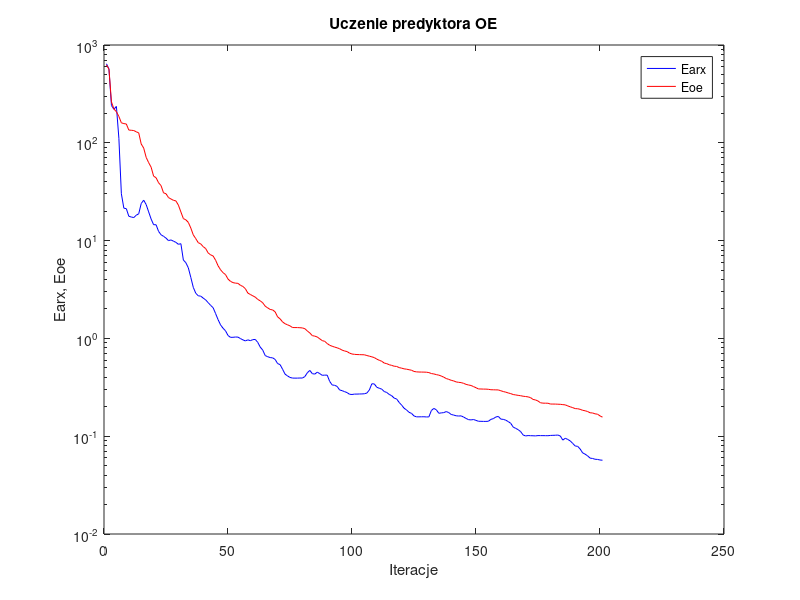
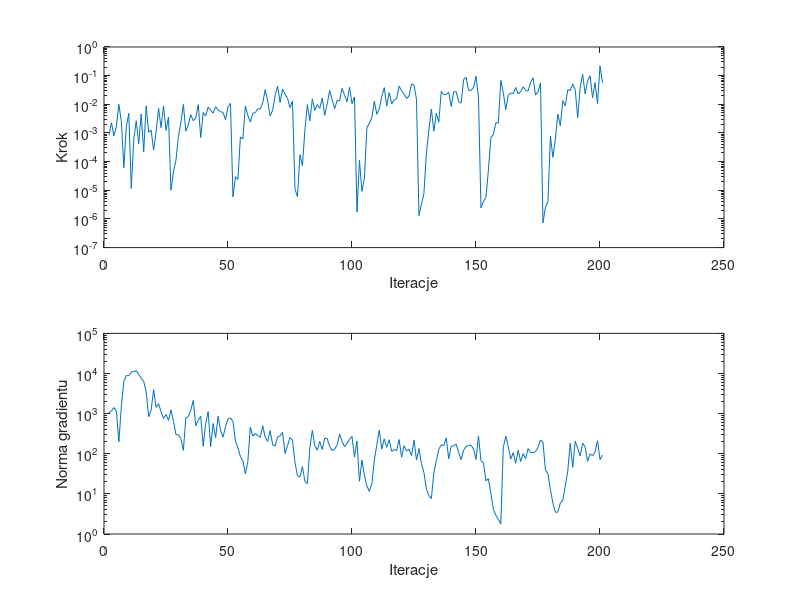

Reproduce these figures in MATLAB, in order.
%uczenie predyktora oe
clear all;
n=0; farx(n+1)=6.428821e+002; foe(n+1)=6.254046e+002; wspucz(n+1)=0.000000e+000; ng(n+1)=0.000000e+000;
%odnowa zmiennej metryki
n=1; farx(n+1)=5.672188e+002; foe(n+1)=5.660204e+002; krok(n+1)=8.258271e-004; ng(n+1)=1.032034e+003;
n=2; farx(n+1)=2.408310e+002; foe(n+1)=2.620794e+002; krok(n+1)=2.281831e-003; ng(n+1)=1.171734e+003;
n=3; farx(n+1)=2.203233e+002; foe(n+1)=2.217800e+002; krok(n+1)=7.941269e-004; ng(n+1)=1.414873e+003;
n=4; farx(n+1)=2.354397e+002; foe(n+1)=2.078855e+002; krok(n+1)=1.682049e-003; ng(n+1)=1.146570e+003;
n=5; farx(n+1)=1.110199e+002; foe(n+1)=1.859051e+002; krok(n+1)=9.949946e-003; ng(n+1)=1.980783e+002;
n=6; farx(n+1)=3.013048e+001; foe(n+1)=1.601035e+002; krok(n+1)=2.499424e-003; ng(n+1)=1.558845e+003;
n=7; farx(n+1)=2.145976e+001; foe(n+1)=1.571903e+002; krok(n+1)=6.125580e-005; ng(n+1)=6.421827e+003;
n=8; farx(n+1)=2.120493e+001; foe(n+1)=1.557486e+002; krok(n+1)=1.674853e-003; ng(n+1)=8.940195e+003;
n=9; farx(n+1)=1.774151e+001; foe(n+1)=1.350399e+002; krok(n+1)=4.830641e-003; ng(n+1)=8.746923e+003;
n=10; farx(n+1)=1.742700e+001; foe(n+1)=1.342945e+002; krok(n+1)=1.155324e-005; ng(n+1)=1.099504e+004;
n=11; farx(n+1)=1.720254e+001; foe(n+1)=1.334709e+002; krok(n+1)=6.100243e-004; ng(n+1)=1.108734e+004;
n=12; farx(n+1)=1.817859e+001; foe(n+1)=1.295852e+002; krok(n+1)=2.678603e-003; ng(n+1)=1.180006e+004;
n=13; farx(n+1)=1.880816e+001; foe(n+1)=1.263502e+002; krok(n+1)=4.228014e-004; ng(n+1)=9.434475e+003;
n=14; farx(n+1)=2.392806e+001; foe(n+1)=9.730634e+001; krok(n+1)=4.563662e-003; ng(n+1)=7.649181e+003;
n=15; farx(n+1)=2.591720e+001; foe(n+1)=8.836664e+001; krok(n+1)=2.197532e-004; ng(n+1)=6.407875e+003;
n=16; farx(n+1)=2.336485e+001; foe(n+1)=7.097575e+001; krok(n+1)=8.799720e-003; ng(n+1)=3.488282e+003;
n=17; farx(n+1)=1.967706e+001; foe(n+1)=6.268262e+001; krok(n+1)=1.060430e-003; ng(n+1)=8.426885e+002;
n=18; farx(n+1)=1.661753e+001; foe(n+1)=5.633284e+001; krok(n+1)=1.250908e-003; ng(n+1)=1.212677e+003;
n=19; farx(n+1)=1.453950e+001; foe(n+1)=4.564179e+001; krok(n+1)=2.523842e-004; ng(n+1)=3.974336e+003;
n=20; farx(n+1)=1.452931e+001; foe(n+1)=4.391687e+001; krok(n+1)=1.072459e-003; ng(n+1)=1.429990e+003;
n=21; farx(n+1)=1.242514e+001; foe(n+1)=3.905427e+001; krok(n+1)=7.251821e-003; ng(n+1)=1.777464e+003;
n=22; farx(n+1)=1.147640e+001; foe(n+1)=3.651227e+001; krok(n+1)=1.532691e-003; ng(n+1)=1.121908e+003;
n=23; farx(n+1)=1.106834e+001; foe(n+1)=3.080508e+001; krok(n+1)=8.705227e-003; ng(n+1)=7.550225e+002;
n=24; farx(n+1)=1.060300e+001; foe(n+1)=3.014776e+001; krok(n+1)=1.228039e-003; ng(n+1)=9.524261e+002;
n=25; farx(n+1)=9.996530e+000; foe(n+1)=2.755417e+001; krok(n+1)=3.595838e-003; ng(n+1)=6.830232e+002;
%odnowa zmiennej metryki
n=26; farx(n+1)=1.016522e+001; foe(n+1)=2.664032e+001; krok(n+1)=1.009346e-005; ng(n+1)=1.244446e+003;
n=27; farx(n+1)=9.871977e+000; foe(n+1)=2.582384e+001; krok(n+1)=4.508384e-005; ng(n+1)=6.515718e+002;
n=28; farx(n+1)=9.592320e+000; foe(n+1)=2.545053e+001; krok(n+1)=1.089251e-004; ng(n+1)=3.017495e+002;
n=29; farx(n+1)=9.164595e+000; foe(n+1)=2.303553e+001; krok(n+1)=7.405976e-004; ng(n+1)=2.948832e+002;
n=30; farx(n+1)=9.299252e+000; foe(n+1)=1.963839e+001; krok(n+1)=2.343845e-003; ng(n+1)=2.415417e+002;
n=31; farx(n+1)=6.330554e+000; foe(n+1)=1.679050e+001; krok(n+1)=9.914684e-003; ng(n+1)=1.211761e+002;
n=32; farx(n+1)=5.945377e+000; foe(n+1)=1.632064e+001; krok(n+1)=1.160015e-003; ng(n+1)=7.899007e+002;
n=33; farx(n+1)=5.271628e+000; foe(n+1)=1.535453e+001; krok(n+1)=1.953941e-003; ng(n+1)=8.436719e+002;
n=34; farx(n+1)=4.206851e+000; foe(n+1)=1.344616e+001; krok(n+1)=4.324280e-003; ng(n+1)=1.223413e+003;
n=35; farx(n+1)=3.326830e+000; foe(n+1)=1.144390e+001; krok(n+1)=2.660052e-003; ng(n+1)=2.137948e+003;
n=36; farx(n+1)=2.896897e+000; foe(n+1)=1.047437e+001; krok(n+1)=3.363630e-003; ng(n+1)=4.978606e+002;
n=37; farx(n+1)=2.726376e+000; foe(n+1)=9.529325e+000; krok(n+1)=9.785155e-003; ng(n+1)=6.889578e+002;
n=38; farx(n+1)=2.705987e+000; foe(n+1)=9.253402e+000; krok(n+1)=6.935224e-004; ng(n+1)=8.640755e+002;
n=39; farx(n+1)=2.582996e+000; foe(n+1)=8.674041e+000; krok(n+1)=5.242823e-003; ng(n+1)=1.541928e+002;
n=40; farx(n+1)=2.475918e+000; foe(n+1)=8.288722e+000; krok(n+1)=3.937497e-003; ng(n+1)=5.745540e+002;
n=41; farx(n+1)=2.320930e+000; foe(n+1)=7.476243e+000; krok(n+1)=7.931784e-003; ng(n+1)=1.122797e+003;
n=42; farx(n+1)=2.176540e+000; foe(n+1)=7.150209e+000; krok(n+1)=6.271232e-003; ng(n+1)=1.504489e+002;
n=43; farx(n+1)=2.059552e+000; foe(n+1)=6.961683e+000; krok(n+1)=4.916421e-003; ng(n+1)=5.667056e+002;
n=44; farx(n+1)=1.793141e+000; foe(n+1)=6.300051e+000; krok(n+1)=8.309325e-003; ng(n+1)=2.535167e+002;
n=45; farx(n+1)=1.555133e+000; foe(n+1)=5.528780e+000; krok(n+1)=6.374691e-003; ng(n+1)=8.572289e+002;
n=46; farx(n+1)=1.374639e+000; foe(n+1)=5.031891e+000; krok(n+1)=5.548179e-003; ng(n+1)=3.816205e+002;
n=47; farx(n+1)=1.269969e+000; foe(n+1)=4.700437e+000; krok(n+1)=5.214527e-003; ng(n+1)=2.586726e+002;
n=48; farx(n+1)=1.196171e+000; foe(n+1)=4.490496e+000; krok(n+1)=2.883948e-003; ng(n+1)=4.805078e+002;
n=49; farx(n+1)=1.071132e+000; foe(n+1)=4.044341e+000; krok(n+1)=8.166461e-003; ng(n+1)=7.390807e+002;
n=50; farx(n+1)=1.025091e+000; foe(n+1)=3.833218e+000; krok(n+1)=1.071180e-002; ng(n+1)=7.837890e+002;
%odnowa zmiennej metryki
n=51; farx(n+1)=1.026416e+000; foe(n+1)=3.718836e+000; krok(n+1)=5.876381e-006; ng(n+1)=6.401353e+002;
n=52; farx(n+1)=1.033138e+000; foe(n+1)=3.674051e+000; krok(n+1)=2.981309e-005; ng(n+1)=2.082286e+002;
n=53; farx(n+1)=1.031281e+000; foe(n+1)=3.655877e+000; krok(n+1)=2.394830e-005; ng(n+1)=1.409430e+002;
n=54; farx(n+1)=9.967951e-001; foe(n+1)=3.492597e+000; krok(n+1)=7.273797e-004; ng(n+1)=8.499247e+001;
n=55; farx(n+1)=9.665460e-001; foe(n+1)=3.396500e+000; krok(n+1)=6.254538e-004; ng(n+1)=6.685712e+001;
n=56; farx(n+1)=9.427937e-001; foe(n+1)=3.224346e+000; krok(n+1)=8.674162e-003; ng(n+1)=3.159598e+001;
n=57; farx(n+1)=9.662355e-001; foe(n+1)=2.906275e+000; krok(n+1)=4.126056e-003; ng(n+1)=6.324982e+001;
n=58; farx(n+1)=9.481030e-001; foe(n+1)=2.813764e+000; krok(n+1)=2.403018e-003; ng(n+1)=4.595693e+002;
n=59; farx(n+1)=9.711494e-001; foe(n+1)=2.724938e+000; krok(n+1)=4.912155e-003; ng(n+1)=2.761061e+002;
n=60; farx(n+1)=9.762627e-001; foe(n+1)=2.642565e+000; krok(n+1)=5.097234e-003; ng(n+1)=3.153901e+002;
n=61; farx(n+1)=9.104699e-001; foe(n+1)=2.503789e+000; krok(n+1)=6.947618e-003; ng(n+1)=2.880101e+002;
n=62; farx(n+1)=8.148669e-001; foe(n+1)=2.420936e+000; krok(n+1)=6.819101e-003; ng(n+1)=2.560487e+002;
n=63; farx(n+1)=7.596562e-001; foe(n+1)=2.313561e+000; krok(n+1)=1.121665e-002; ng(n+1)=4.990273e+002;
n=64; farx(n+1)=6.676389e-001; foe(n+1)=2.135437e+000; krok(n+1)=3.262119e-002; ng(n+1)=2.564651e+002;
n=65; farx(n+1)=6.500728e-001; foe(n+1)=2.051786e+000; krok(n+1)=1.301252e-002; ng(n+1)=2.028113e+002;
n=66; farx(n+1)=6.367515e-001; foe(n+1)=1.977787e+000; krok(n+1)=3.907882e-003; ng(n+1)=3.785484e+002;
n=67; farx(n+1)=6.325789e-001; foe(n+1)=1.955118e+000; krok(n+1)=6.192369e-003; ng(n+1)=1.669435e+002;
n=68; farx(n+1)=6.098924e-001; foe(n+1)=1.869729e+000; krok(n+1)=2.025137e-002; ng(n+1)=1.561441e+002;
n=69; farx(n+1)=5.529504e-001; foe(n+1)=1.660526e+000; krok(n+1)=4.312599e-002; ng(n+1)=2.636565e+002;
n=70; farx(n+1)=5.395401e-001; foe(n+1)=1.584848e+000; krok(n+1)=1.153579e-002; ng(n+1)=2.799902e+002;
n=71; farx(n+1)=4.840414e-001; foe(n+1)=1.473963e+000; krok(n+1)=3.406610e-002; ng(n+1)=3.413554e+002;
n=72; farx(n+1)=4.314589e-001; foe(n+1)=1.413311e+000; krok(n+1)=2.272397e-002; ng(n+1)=1.015256e+002;
n=73; farx(n+1)=4.133834e-001; foe(n+1)=1.377076e+000; krok(n+1)=1.622219e-002; ng(n+1)=1.587783e+002;
n=74; farx(n+1)=3.989139e-001; foe(n+1)=1.343845e+000; krok(n+1)=7.626318e-003; ng(n+1)=2.534355e+002;
n=75; farx(n+1)=3.930107e-001; foe(n+1)=1.291819e+000; krok(n+1)=1.308616e-002; ng(n+1)=2.178835e+002;
%odnowa zmiennej metryki
n=76; farx(n+1)=3.925524e-001; foe(n+1)=1.290342e+000; krok(n+1)=1.103022e-005; ng(n+1)=6.141406e+001;
n=77; farx(n+1)=3.925793e-001; foe(n+1)=1.290147e+000; krok(n+1)=6.043919e-006; ng(n+1)=2.823651e+001;
n=78; farx(n+1)=3.936877e-001; foe(n+1)=1.285856e+000; krok(n+1)=1.736749e-004; ng(n+1)=2.625995e+001;
n=79; farx(n+1)=3.932798e-001; foe(n+1)=1.279710e+000; krok(n+1)=7.303192e-005; ng(n+1)=4.818446e+001;
n=80; farx(n+1)=4.072463e-001; foe(n+1)=1.256839e+000; krok(n+1)=1.238012e-003; ng(n+1)=2.053455e+001;
n=81; farx(n+1)=4.458228e-001; foe(n+1)=1.190499e+000; krok(n+1)=9.785155e-003; ng(n+1)=1.813594e+001;
n=82; farx(n+1)=4.704841e-001; foe(n+1)=1.135734e+000; krok(n+1)=2.647020e-003; ng(n+1)=1.419315e+002;
n=83; farx(n+1)=4.359887e-001; foe(n+1)=1.067470e+000; krok(n+1)=1.547817e-002; ng(n+1)=3.837343e+002;
n=84; farx(n+1)=4.313728e-001; foe(n+1)=1.054748e+000; krok(n+1)=6.130766e-003; ng(n+1)=1.576991e+002;
n=85; farx(n+1)=4.521669e-001; foe(n+1)=1.034008e+000; krok(n+1)=9.787859e-003; ng(n+1)=1.223052e+002;
n=86; farx(n+1)=4.362316e-001; foe(n+1)=9.896300e-001; krok(n+1)=7.251821e-003; ng(n+1)=2.041336e+002;
n=87; farx(n+1)=4.194899e-001; foe(n+1)=9.496599e-001; krok(n+1)=1.650423e-002; ng(n+1)=1.281568e+002;
n=88; farx(n+1)=4.212361e-001; foe(n+1)=9.332164e-001; krok(n+1)=4.150488e-003; ng(n+1)=2.449767e+002;
n=89; farx(n+1)=4.210606e-001; foe(n+1)=8.861887e-001; krok(n+1)=1.032555e-002; ng(n+1)=2.365572e+002;
n=90; farx(n+1)=3.632687e-001; foe(n+1)=8.508983e-001; krok(n+1)=3.045281e-002; ng(n+1)=1.516877e+002;
n=91; farx(n+1)=3.341453e-001; foe(n+1)=8.316731e-001; krok(n+1)=1.432736e-002; ng(n+1)=1.207879e+002;
n=92; farx(n+1)=3.314494e-001; foe(n+1)=8.151969e-001; krok(n+1)=7.032104e-003; ng(n+1)=1.316570e+002;
n=93; farx(n+1)=3.230224e-001; foe(n+1)=8.013464e-001; krok(n+1)=1.363820e-002; ng(n+1)=1.623320e+002;
n=94; farx(n+1)=2.972047e-001; foe(n+1)=7.841534e-001; krok(n+1)=1.337344e-002; ng(n+1)=3.091001e+002;
n=95; farx(n+1)=2.921905e-001; foe(n+1)=7.592301e-001; krok(n+1)=3.586741e-002; ng(n+1)=2.022244e+002;
n=96; farx(n+1)=2.856239e-001; foe(n+1)=7.437738e-001; krok(n+1)=2.069003e-002; ng(n+1)=1.502209e+002;
n=97; farx(n+1)=2.791733e-001; foe(n+1)=7.335830e-001; krok(n+1)=1.226153e-002; ng(n+1)=1.829953e+002;
n=98; farx(n+1)=2.685037e-001; foe(n+1)=7.073656e-001; krok(n+1)=3.950757e-002; ng(n+1)=2.296820e+002;
n=99; farx(n+1)=2.669617e-001; foe(n+1)=6.924826e-001; krok(n+1)=1.056509e-002; ng(n+1)=2.715769e+002;
n=100; farx(n+1)=2.694769e-001; foe(n+1)=6.871062e-001; krok(n+1)=1.808357e-002; ng(n+1)=8.260250e+001;
%odnowa zmiennej metryki
n=101; farx(n+1)=2.695219e-001; foe(n+1)=6.838688e-001; krok(n+1)=1.741643e-006; ng(n+1)=2.080424e+002;
n=102; farx(n+1)=2.701863e-001; foe(n+1)=6.824777e-001; krok(n+1)=1.112345e-004; ng(n+1)=2.058565e+001;
n=103; farx(n+1)=2.705542e-001; foe(n+1)=6.810303e-001; krok(n+1)=9.165986e-006; ng(n+1)=6.936782e+001;
n=104; farx(n+1)=2.716793e-001; foe(n+1)=6.800823e-001; krok(n+1)=2.642509e-005; ng(n+1)=2.935285e+001;
n=105; farx(n+1)=2.763332e-001; foe(n+1)=6.678968e-001; krok(n+1)=1.548092e-003; ng(n+1)=1.569682e+001;
n=106; farx(n+1)=2.972681e-001; foe(n+1)=6.583945e-001; krok(n+1)=2.186130e-003; ng(n+1)=1.155679e+001;
n=107; farx(n+1)=3.437053e-001; foe(n+1)=6.477495e-001; krok(n+1)=3.409550e-003; ng(n+1)=1.793714e+001;
n=108; farx(n+1)=3.422177e-001; foe(n+1)=6.363075e-001; krok(n+1)=1.305754e-002; ng(n+1)=7.021917e+001;
n=109; farx(n+1)=3.164416e-001; foe(n+1)=6.136967e-001; krok(n+1)=4.483426e-003; ng(n+1)=1.682479e+002;
n=110; farx(n+1)=3.092556e-001; foe(n+1)=5.975310e-001; krok(n+1)=6.893113e-003; ng(n+1)=3.888511e+002;
n=111; farx(n+1)=3.027263e-001; foe(n+1)=5.833948e-001; krok(n+1)=1.853599e-002; ng(n+1)=1.308033e+002;
n=112; farx(n+1)=2.862823e-001; foe(n+1)=5.595894e-001; krok(n+1)=3.822127e-002; ng(n+1)=2.337614e+002;
n=113; farx(n+1)=2.799861e-001; foe(n+1)=5.519715e-001; krok(n+1)=8.648560e-003; ng(n+1)=1.444987e+002;
n=114; farx(n+1)=2.674879e-001; foe(n+1)=5.381497e-001; krok(n+1)=2.559636e-002; ng(n+1)=2.230735e+002;
n=115; farx(n+1)=2.596061e-001; foe(n+1)=5.298859e-001; krok(n+1)=1.039581e-002; ng(n+1)=1.149883e+002;
n=116; farx(n+1)=2.452345e-001; foe(n+1)=5.197340e-001; krok(n+1)=1.420161e-002; ng(n+1)=1.268507e+002;
n=117; farx(n+1)=2.402955e-001; foe(n+1)=5.168087e-001; krok(n+1)=1.567008e-002; ng(n+1)=1.200306e+002;
n=118; farx(n+1)=2.216085e-001; foe(n+1)=5.031202e-001; krok(n+1)=4.305393e-002; ng(n+1)=2.266840e+002;
n=119; farx(n+1)=2.081470e-001; foe(n+1)=4.962954e-001; krok(n+1)=2.959713e-002; ng(n+1)=8.213088e+001;
n=120; farx(n+1)=1.932095e-001; foe(n+1)=4.882998e-001; krok(n+1)=2.272397e-002; ng(n+1)=1.593321e+002;
n=121; farx(n+1)=1.855408e-001; foe(n+1)=4.844031e-001; krok(n+1)=1.604627e-002; ng(n+1)=1.173797e+002;
n=122; farx(n+1)=1.755144e-001; foe(n+1)=4.785018e-001; krok(n+1)=1.955649e-002; ng(n+1)=1.302811e+002;
n=123; farx(n+1)=1.711140e-001; foe(n+1)=4.725963e-001; krok(n+1)=5.079872e-002; ng(n+1)=8.945737e+001;
n=124; farx(n+1)=1.611843e-001; foe(n+1)=4.593702e-001; krok(n+1)=4.703530e-002; ng(n+1)=2.187101e+002;
n=125; farx(n+1)=1.577497e-001; foe(n+1)=4.548720e-001; krok(n+1)=1.503401e-002; ng(n+1)=6.960550e+001;
%odnowa zmiennej metryki
n=126; farx(n+1)=1.577699e-001; foe(n+1)=4.532103e-001; krok(n+1)=1.293291e-006; ng(n+1)=1.345079e+002;
n=127; farx(n+1)=1.579543e-001; foe(n+1)=4.526427e-001; krok(n+1)=3.214646e-006; ng(n+1)=5.702270e+001;
n=128; farx(n+1)=1.580643e-001; foe(n+1)=4.522281e-001; krok(n+1)=7.698578e-006; ng(n+1)=3.441182e+001;
n=129; farx(n+1)=1.573224e-001; foe(n+1)=4.511811e-001; krok(n+1)=1.974847e-004; ng(n+1)=1.319228e+001;
n=130; farx(n+1)=1.575908e-001; foe(n+1)=4.471193e-001; krok(n+1)=1.273916e-003; ng(n+1)=9.019464e+000;
n=131; farx(n+1)=1.830502e-001; foe(n+1)=4.372556e-001; krok(n+1)=6.832794e-003; ng(n+1)=7.677668e+000;
n=132; farx(n+1)=1.923064e-001; foe(n+1)=4.330602e-001; krok(n+1)=1.152461e-003; ng(n+1)=3.325568e+001;
n=133; farx(n+1)=1.862789e-001; foe(n+1)=4.263620e-001; krok(n+1)=4.880194e-003; ng(n+1)=6.761203e+001;
n=134; farx(n+1)=1.716228e-001; foe(n+1)=4.209998e-001; krok(n+1)=2.383756e-003; ng(n+1)=1.294427e+002;
n=135; farx(n+1)=1.730977e-001; foe(n+1)=4.125143e-001; krok(n+1)=2.839954e-002; ng(n+1)=1.685807e+002;
n=136; farx(n+1)=1.742030e-001; foe(n+1)=4.013463e-001; krok(n+1)=2.194150e-002; ng(n+1)=1.579940e+002;
n=137; farx(n+1)=1.786043e-001; foe(n+1)=3.888527e-001; krok(n+1)=2.219272e-002; ng(n+1)=2.491845e+002;
n=138; farx(n+1)=1.744403e-001; foe(n+1)=3.813150e-001; krok(n+1)=2.610641e-002; ng(n+1)=7.439654e+001;
n=139; farx(n+1)=1.668572e-001; foe(n+1)=3.729951e-001; krok(n+1)=8.349282e-003; ng(n+1)=1.547858e+002;
n=140; farx(n+1)=1.644331e-001; foe(n+1)=3.674330e-001; krok(n+1)=2.720095e-002; ng(n+1)=1.582382e+002;
n=141; farx(n+1)=1.617119e-001; foe(n+1)=3.589549e-001; krok(n+1)=2.753789e-002; ng(n+1)=1.724580e+002;
n=142; farx(n+1)=1.607889e-001; foe(n+1)=3.555061e-001; krok(n+1)=1.226153e-002; ng(n+1)=1.070012e+002;
n=143; farx(n+1)=1.614432e-001; foe(n+1)=3.532033e-001; krok(n+1)=1.095618e-002; ng(n+1)=7.132852e+001;
n=144; farx(n+1)=1.569345e-001; foe(n+1)=3.472232e-001; krok(n+1)=7.263227e-002; ng(n+1)=1.234100e+002;
n=145; farx(n+1)=1.519304e-001; foe(n+1)=3.387825e-001; krok(n+1)=8.764941e-002; ng(n+1)=1.495042e+002;
n=146; farx(n+1)=1.476864e-001; foe(n+1)=3.338338e-001; krok(n+1)=3.086502e-002; ng(n+1)=1.630526e+002;
n=147; farx(n+1)=1.467397e-001; foe(n+1)=3.301181e-001; krok(n+1)=3.040838e-002; ng(n+1)=1.619679e+002;
n=148; farx(n+1)=1.481148e-001; foe(n+1)=3.215738e-001; krok(n+1)=3.893014e-002; ng(n+1)=1.325801e+002;
n=149; farx(n+1)=1.451468e-001; foe(n+1)=3.131131e-001; krok(n+1)=9.548572e-002; ng(n+1)=7.189722e+001;
n=150; farx(n+1)=1.421053e-001; foe(n+1)=3.042860e-001; krok(n+1)=1.773103e-002; ng(n+1)=2.779745e+002;
%odnowa zmiennej metryki
n=151; farx(n+1)=1.419914e-001; foe(n+1)=3.039109e-001; krok(n+1)=2.416881e-006; ng(n+1)=6.695147e+001;
n=152; farx(n+1)=1.417144e-001; foe(n+1)=3.031334e-001; krok(n+1)=4.053211e-006; ng(n+1)=5.900718e+001;
n=153; farx(n+1)=1.416765e-001; foe(n+1)=3.030519e-001; krok(n+1)=5.607521e-006; ng(n+1)=2.123008e+001;
n=154; farx(n+1)=1.421907e-001; foe(n+1)=3.017061e-001; krok(n+1)=5.121654e-005; ng(n+1)=2.377754e+001;
n=155; farx(n+1)=1.486025e-001; foe(n+1)=2.986868e-001; krok(n+1)=7.010405e-004; ng(n+1)=1.034881e+001;
n=156; farx(n+1)=1.512790e-001; foe(n+1)=2.982643e-001; krok(n+1)=8.786586e-004; ng(n+1)=4.090662e+000;
n=157; farx(n+1)=1.571919e-001; foe(n+1)=2.976744e-001; krok(n+1)=2.261309e-003; ng(n+1)=2.952967e+000;
n=158; farx(n+1)=1.593192e-001; foe(n+1)=2.973159e-001; krok(n+1)=2.232322e-003; ng(n+1)=2.318277e+000;
n=159; farx(n+1)=1.496029e-001; foe(n+1)=2.916000e-001; krok(n+1)=6.918848e-002; ng(n+1)=1.794357e+000;
n=160; farx(n+1)=1.486206e-001; foe(n+1)=2.862144e-001; krok(n+1)=2.569070e-002; ng(n+1)=1.427449e+002;
n=161; farx(n+1)=1.458355e-001; foe(n+1)=2.820447e-001; krok(n+1)=6.544675e-003; ng(n+1)=2.751945e+002;
n=162; farx(n+1)=1.411031e-001; foe(n+1)=2.769158e-001; krok(n+1)=2.069473e-002; ng(n+1)=1.520969e+002;
n=163; farx(n+1)=1.354688e-001; foe(n+1)=2.725495e-001; krok(n+1)=2.476948e-002; ng(n+1)=7.397134e+001;
n=164; farx(n+1)=1.239576e-001; foe(n+1)=2.666927e-001; krok(n+1)=2.351648e-002; ng(n+1)=1.063576e+002;
n=165; farx(n+1)=1.202694e-001; foe(n+1)=2.642242e-001; krok(n+1)=3.847317e-002; ng(n+1)=5.791110e+001;
n=166; farx(n+1)=1.166380e-001; foe(n+1)=2.615653e-001; krok(n+1)=2.307159e-002; ng(n+1)=1.233193e+002;
n=167; farx(n+1)=1.114172e-001; foe(n+1)=2.593982e-001; krok(n+1)=2.753897e-002; ng(n+1)=6.397571e+001;
n=168; farx(n+1)=1.029074e-001; foe(n+1)=2.563215e-001; krok(n+1)=4.069805e-002; ng(n+1)=1.006221e+002;
n=169; farx(n+1)=1.006453e-001; foe(n+1)=2.545093e-001; krok(n+1)=3.095635e-002; ng(n+1)=7.498723e+001;
n=170; farx(n+1)=1.015164e-001; foe(n+1)=2.523903e-001; krok(n+1)=2.876644e-002; ng(n+1)=1.341702e+002;
n=171; farx(n+1)=1.012143e-001; foe(n+1)=2.480224e-001; krok(n+1)=5.793922e-002; ng(n+1)=1.077379e+002;
n=172; farx(n+1)=1.010490e-001; foe(n+1)=2.376525e-001; krok(n+1)=8.388517e-002; ng(n+1)=1.077687e+002;
n=173; farx(n+1)=1.007326e-001; foe(n+1)=2.348085e-001; krok(n+1)=2.107682e-002; ng(n+1)=1.134088e+002;
n=174; farx(n+1)=1.014781e-001; foe(n+1)=2.290046e-001; krok(n+1)=2.709456e-002; ng(n+1)=1.437293e+002;
n=175; farx(n+1)=1.013881e-001; foe(n+1)=2.197171e-001; krok(n+1)=5.576355e-002; ng(n+1)=2.208765e+002;
%odnowa zmiennej metryki
n=176; farx(n+1)=1.013581e-001; foe(n+1)=2.177892e-001; krok(n+1)=7.301827e-007; ng(n+1)=1.950102e+002;
n=177; farx(n+1)=1.012521e-001; foe(n+1)=2.175657e-001; krok(n+1)=2.597363e-006; ng(n+1)=3.939993e+001;
n=178; farx(n+1)=1.011747e-001; foe(n+1)=2.173591e-001; krok(n+1)=4.018432e-006; ng(n+1)=3.171802e+001;
n=179; farx(n+1)=1.018083e-001; foe(n+1)=2.133129e-001; krok(n+1)=7.770983e-004; ng(n+1)=1.273950e+001;
n=180; farx(n+1)=1.020615e-001; foe(n+1)=2.131634e-001; krok(n+1)=1.407870e-004; ng(n+1)=5.966258e+000;
n=181; farx(n+1)=1.022639e-001; foe(n+1)=2.130260e-001; krok(n+1)=6.196678e-004; ng(n+1)=3.487225e+000;
n=182; farx(n+1)=1.027879e-001; foe(n+1)=2.124014e-001; krok(n+1)=4.548255e-003; ng(n+1)=3.524525e+000;
n=183; farx(n+1)=1.004865e-001; foe(n+1)=2.118310e-001; krok(n+1)=1.772228e-003; ng(n+1)=5.890261e+000;
n=184; farx(n+1)=9.118765e-002; foe(n+1)=2.103400e-001; krok(n+1)=1.337344e-002; ng(n+1)=7.020660e+000;
n=185; farx(n+1)=9.537759e-002; foe(n+1)=2.090783e-001; krok(n+1)=8.839546e-003; ng(n+1)=1.556612e+001;
n=186; farx(n+1)=9.262292e-002; foe(n+1)=2.040349e-001; krok(n+1)=3.201356e-002; ng(n+1)=3.741413e+001;
n=187; farx(n+1)=8.949794e-002; foe(n+1)=1.997538e-001; krok(n+1)=2.992730e-002; ng(n+1)=1.835940e+002;
n=188; farx(n+1)=8.435200e-002; foe(n+1)=1.959372e-001; krok(n+1)=5.127576e-002; ng(n+1)=4.587088e+001;
n=189; farx(n+1)=7.941469e-002; foe(n+1)=1.914607e-001; krok(n+1)=3.251545e-002; ng(n+1)=2.044609e+002;
n=190; farx(n+1)=7.874334e-002; foe(n+1)=1.909334e-001; krok(n+1)=3.427028e-003; ng(n+1)=1.380029e+002;
n=191; farx(n+1)=7.394534e-002; foe(n+1)=1.882147e-001; krok(n+1)=3.798141e-002; ng(n+1)=8.784958e+001;
n=192; farx(n+1)=6.752374e-002; foe(n+1)=1.840238e-001; krok(n+1)=1.121259e-001; ng(n+1)=1.832131e+002;
n=193; farx(n+1)=6.552496e-002; foe(n+1)=1.820102e-001; krok(n+1)=2.331822e-002; ng(n+1)=1.492836e+002;
n=194; farx(n+1)=6.297219e-002; foe(n+1)=1.788140e-001; krok(n+1)=6.561970e-002; ng(n+1)=6.473897e+001;
n=195; farx(n+1)=5.969424e-002; foe(n+1)=1.735897e-001; krok(n+1)=9.907791e-002; ng(n+1)=9.965815e+001;
n=196; farx(n+1)=5.920461e-002; foe(n+1)=1.728132e-001; krok(n+1)=1.647425e-002; ng(n+1)=8.968241e+001;
n=197; farx(n+1)=5.811980e-002; foe(n+1)=1.693624e-001; krok(n+1)=5.753341e-002; ng(n+1)=1.106885e+002;
n=198; farx(n+1)=5.787574e-002; foe(n+1)=1.679126e-001; krok(n+1)=1.053841e-002; ng(n+1)=2.113720e+002;
n=199; farx(n+1)=5.712161e-002; foe(n+1)=1.613335e-001; krok(n+1)=2.200070e-001; ng(n+1)=7.184762e+001;
n=200; farx(n+1)=5.678773e-002; foe(n+1)=1.566289e-001; krok(n+1)=5.684082e-002; ng(n+1)=9.243631e+001;

figure; semilogy(farx,'b'); hold on; semilogy(foe,'r'); xlabel('Iteracje'); ylabel('Earx, Eoe'); legend('Earx','Eoe'); title('Uczenie predyktora OE');
figure; subplot(2,1,1); semilogy(krok); xlabel('Iteracje'); ylabel('Krok');
subplot(2,1,2); semilogy(ng); xlabel('Iteracje'); ylabel('Norma gradientu');
Earx=farx(n+1)
Eoe=foe(n+1)
